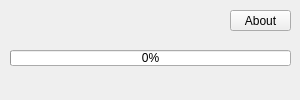
<?xml version="1.0" encoding="UTF-8"?>
<ui version="4.0">
 <class>Updater</class>
 <widget class="QMainWindow" name="Updater">
  <property name="geometry">
   <rect>
    <x>0</x>
    <y>0</y>
    <width>300</width>
    <height>100</height>
   </rect>
  </property>
  <property name="sizePolicy">
   <sizepolicy hsizetype="Ignored" vsizetype="Ignored">
    <horstretch>0</horstretch>
    <verstretch>0</verstretch>
   </sizepolicy>
  </property>
  <property name="minimumSize">
   <size>
    <width>300</width>
    <height>100</height>
   </size>
  </property>
  <property name="maximumSize">
   <size>
    <width>300</width>
    <height>100</height>
   </size>
  </property>
  <property name="windowTitle">
   <string>Updater</string>
  </property>
  <property name="toolButtonStyle">
   <enum>Qt::ToolButtonIconOnly</enum>
  </property>
  <widget class="QWidget" name="centralwidget">
   <widget class="QPushButton" name="pushButton">
    <property name="geometry">
     <rect>
      <x>230</x>
      <y>10</y>
      <width>61</width>
      <height>21</height>
     </rect>
    </property>
    <property name="text">
     <string>About</string>
    </property>
   </widget>
   <widget class="QProgressBar" name="progressBar">
    <property name="geometry">
     <rect>
      <x>10</x>
      <y>50</y>
      <width>281</width>
      <height>16</height>
     </rect>
    </property>
    <property name="value">
     <number>0</number>
    </property>
   </widget>
  </widget>
 </widget>
 <resources/>
 <connections/>
</ui>
